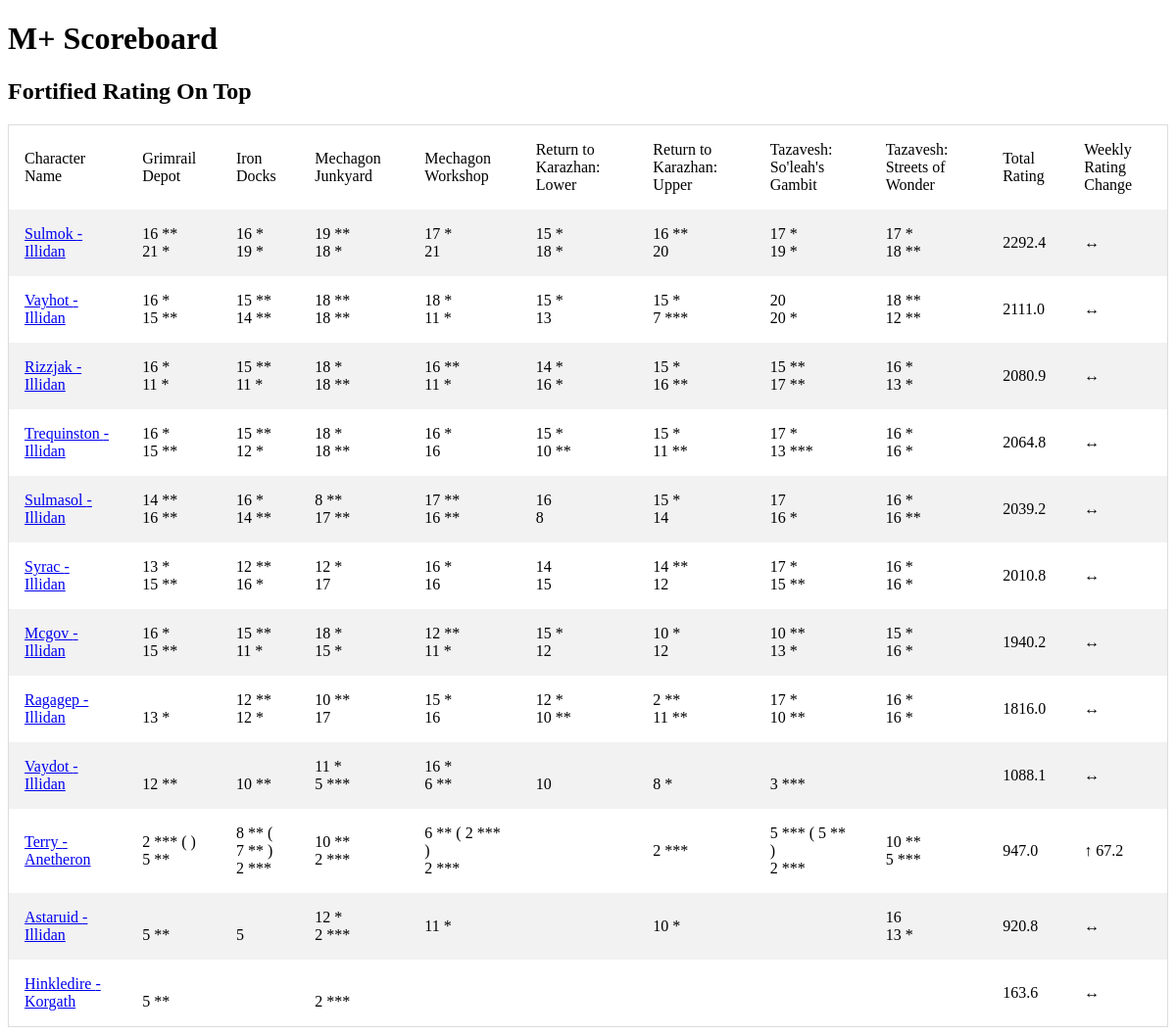
The page / on the database its author committed.
### tables this page shows
CREATE TABLE season_best_pivot_ext(
  name TEXT,
  realm TEXT,
  region TEXT,
  scoreboard_date TEXT,
  total_rating REAL,
  "Tazavesh: So'leah's Gambit Fortified" TEXT,
  "Tazavesh: So'leah's Gambit Tyrannical" TEXT,
  "Tazavesh: Streets of Wonder Fortified" TEXT,
  "Tazavesh: Streets of Wonder Tyrannical" TEXT,
  "Return to Karazhan: Upper Fortified" TEXT,
  "Return to Karazhan: Upper Tyrannical" TEXT,
  "Return to Karazhan: Lower Fortified" TEXT,
  "Return to Karazhan: Lower Tyrannical" TEXT,
  "Iron Docks Fortified" TEXT,
  "Iron Docks Tyrannical" TEXT,
  "Grimrail Depot Fortified" TEXT,
  "Grimrail Depot Tyrannical" TEXT,
  "Mechagon Workshop Fortified" TEXT,
  "Mechagon Workshop Tyrannical" TEXT,
  "Mechagon Junkyard Fortified" TEXT,
  "Mechagon Junkyard Tyrannical" TEXT,
  daily_rating_change,
  pr_GMBT_for TEXT,
  pr_GMBT_tyr TEXT,
  pr_STRT_for TEXT,
  pr_STRT_tyr TEXT,
  pr_UPPR_for TEXT,
  pr_UPPR_tyr TEXT,
  pr_LOWR_for TEXT,
  pr_LOWR_tyr TEXT,
  pr_ID_for TEXT,
  pr_ID_tyr TEXT,
  pr_GD_for TEXT,
  pr_GD_tyr TEXT,
  pr_WKSP_for TEXT,
  pr_WKSP_tyr TEXT,
  pr_JUNK_for TEXT,
  pr_JUNK_tyr TEXT
);

CREATE TABLE base_characters (
                name TEXT
                ,realm TEXT
                ,region TEXT
                ,unique_key TEXT UNIQUE
                );

### app.py (the view)
@app.route('/')
def index():
    conn = create_connection()
    cursor  = conn.cursor()
    data = cursor.execute("""select * from base_characters base left join season_best_pivot_ext piv
    on upper(base.name) = upper(piv.name)
    and upper(base.realm) = upper(piv.realm)
    and upper(base.region) = upper(piv.region)
    where scoreboard_date = (select max(scoreboard_date) from  season_best_pivot)

    order by total_rating desc""")
    print('hi')
    return render_template('index.html',data=data)

### templates/index.html
<!doctype html>
<link rel="stylesheet" href="{{ url_for('static', filename='style.css') }}">
<html>
<h1>M+ Scoreboard</h1>
<h2>Fortified Rating On Top</h2>
<table>
<tr>
    <td>Character Name</td>
    <td>Grimrail Depot</td>
    <td>Iron Docks</td>
    <td>Mechagon Junkyard</td>
    <td>Mechagon Workshop</td>
    <td>Return to Karazhan: Lower</td>
    <td>Return to Karazhan: Upper</td>
    <td>Tazavesh: So'leah's Gambit</td>
    <td>Tazavesh: Streets of Wonder</td>
    <td>Total Rating</td>
    <td>Weekly Rating Change</td>
</tr>
{% for data in data %}
<tr>
    <td><a href="{{url_for('character_name',character_name=data['name'],realm=data['realm'],region=data['region'])}}">{{ data['name'] }} - {{data['realm']}}</a></td>
    <td>{% if data['pr_GD_for'] !=  data['Grimrail Depot Fortified'] %}
    {{ data['Grimrail Depot Fortified']}} ( {{data['pr_GD_for']}}  )
    {% else %}
      {{ data['Grimrail Depot Fortified'] }}
    {% endif %}
    <br>
    {% if data['pr_GD_tyr'] !=  data['Grimrail Depot Tyrannical'] %}
    {{ data['Grimrail Depot Tyrannical']}} ( {{data['pr_GD_tyr']}}
    {% else %}
      {{ data['Grimrail Depot Tyrannical'] }}
    {% endif %}</td>
    <td>{% if data['pr_ID_for'] !=  data['Iron Docks Fortified'] %}
    {{ data['Iron Docks Fortified']}} ( {{data['pr_ID_for']}}  )
    {% else %}
      {{ data['Iron Docks Fortified'] }}
    {% endif %}
    <br>
    {% if data['pr_ID_tyr'] !=  data['Iron Docks Tyrannical'] %}
    {{ data['Iron Docks Tyrannical']}} ( {{data['pr_ID_tyr']}}
    {% else %}
      {{ data['Iron Docks Tyrannical'] }}
    {% endif %}</td>
    <td>{% if data['pr_JUNK_for'] !=  data['Mechagon Junkyard Fortified'] %}
    {{ data['Mechagon Junkyard Fortified']}} ( {{data['pr_JUNK_for']}}  )
    {% else %}
      {{ data['Mechagon Junkyard Fortified'] }}
    {% endif %}
    <br>
    {% if data['pr_JUNK_tyr'] !=  data['Mechagon Junkyard Tyrannical'] %}
    {{ data['Mechagon Junkyard Tyrannical']}} ( {{data['pr_JUNK_tyr']}}
    {% else %}
      {{ data['Mechagon Junkyard Tyrannical'] }}
    {% endif %}</td>
    <td>{% if data['pr_WKSP_for'] !=  data['Mechagon Workshop Fortified'] %}
    {{ data['Mechagon Workshop Fortified']}} ( {{data['pr_WKSP_for']}}  )
    {% else %}
    {{ data['Mechagon Workshop Fortified'] }}
    {% endif %}
    <br>
    {% if data['pr_WKSP_tyr'] !=  data['Mechagon Workshop Tyrannical'] %}
    {{ data['Mechagon Workshop Tyrannical']}} ( {{data['pr_WKSP_tyr']}}
    {% else %}
    {{ data['Mechagon Workshop Tyrannical'] }}
    {% endif %}
    </td>
    <td>{% if data['pr_LOWR_for'] !=  data['Return to Karazhan: Lower Fortified'] %}
    {{ data['Return to Karazhan: Lower Fortified']}} ( {{data['pr_LOWR_for']}}  )
    {% else %}
    {{ data['Return to Karazhan: Lower Fortified'] }}
    {% endif %}
    <br>
    {% if data['pr_LOWR_tyr'] !=  data['Return to Karazhan: Lower Tyrannical'] %}
    {{ data['Return to Karazhan: Lower Tyrannical']}} ( {{data['pr_LOWR_tyr']}}
    {% else %}
    {{ data['Return to Karazhan: Lower Tyrannical'] }}
    {% endif %}</td>
    <td>{% if data['pr_UPPR_for'] !=  data['Return to Karazhan: Upper Fortified'] %}
    {{ data['Return to Karazhan: Upper Fortified']}} ( {{data['pr_UPPR_for']}}  )
    {% else %}
    {{ data['Return to Karazhan: Upper Fortified'] }}
    {% endif %}
    <br>
    {% if data['pr_UPPR_tyr'] !=  data['Return to Karazhan: Upper Tyrannical'] %}
    {{ data['Return to Karazhan: Upper Tyrannical']}} ( {{data['pr_UPPR_tyr']}}
    {% else %}
    {{ data['Return to Karazhan: Upper Tyrannical'] }}
    {% endif %}</td>
    <td>{% if data['pr_GMBT_for'] !=  data['Tazavesh: So\'leah\'s Gambit Fortified'] %}
    {{ data['Tazavesh: So\'leah\'s Gambit Fortified'] }} ( {{data['pr_GMBT_for']}}  )
    {% else %}
      {{ data['Tazavesh: So\'leah\'s Gambit Fortified'] }}
    {% endif %}
    <br>
    {% if data['pr_GMBT_tyr'] !=  data['Tazavesh: So\'leah\'s Gambit Tyrannical'] %}
    {{ data['Tazavesh: So\'leah\'s Gambit Tyrannical'] }} ( {{data['pr_GMBT_tyr']}}  )
    {% else %}
      {{ data['Tazavesh: So\'leah\'s Gambit Tyrannical'] }}
    {% endif %}</td>
    <td>{% if data['pr_STRT_for'] !=  data['Tazavesh: Streets of Wonder Fortified'] %}
    {{ data['Tazavesh: Streets of Wonder Fortified']}} ( {{data['pr_STRT_for']}}  )
    {% else %}
    {{ data['Tazavesh: Streets of Wonder Fortified'] }}
    {% endif %}
    <br>
    {% if data['pr_STRT_tyr'] !=  data['Tazavesh: Streets of Wonder Tyrannical'] %}
    {{ data['Tazavesh: Streets of Wonder Tyrannical']}} ( {{data['pr_STRT_tyr']}}
    {% else %}
    {{ data['Tazavesh: Streets of Wonder Tyrannical'] }}
    {% endif %}</td>
    <td>{{ data['total_rating'] }}</td>
   {% if data['daily_rating_change'] > 0 %}
     <td>&uarr; {{ data['daily_rating_change'] }}</td>
   {% elif data['daily_rating_change']  < 0 %}
     <td>&darr;{{ data['daily_rating_change'] }}</td>
   {% else %}
     <td>&harr;</td>
   {% endif %}
{% endfor %}
</table>
</html>

### static/style.css (style rules this page uses)
table { border-collapse: collapse; border-spacing: 0; width: 100%; border: 1px solid #ddd; }
th, td { text-align: left; padding: 16px; }
tr:nth-child(even) { background-color: #f2f2f2; }

### rows shown on the page
season_best_pivot_ext: name "Sulmok", realm "Illidan", Grimrail Depot Fortified "16 **", Grimrail Depot Tyrannical "21 *", Iron Docks Fortified "16 *", Iron Docks Tyrannical "19 *", Mechagon Junkyard Fortified "19 **", Mechagon Junkyard Tyrannical "18 *", Mechagon Workshop Fortified "17 *", Mechagon Workshop Tyrannical "21", data "15 *", data "18 *", data "16 **", data "20", data "17 *", data "19 *", data "18 **", total_rating "2292.4"
season_best_pivot_ext: name "Vayhot", realm "Illidan", Grimrail Depot Fortified "16 *", Grimrail Depot Tyrannical "15 **", Iron Docks Fortified "15 **", Iron Docks Tyrannical "14 **", Mechagon Junkyard Fortified "18 **", Mechagon Junkyard Tyrannical "18 **", Mechagon Workshop Fortified "18 *", Mechagon Workshop Tyrannical "11 *", data "15 *", data "13", data "7 ***", data "20", data "20 *", data "18 **", data "12 **", total_rating "2111.0"
season_best_pivot_ext: name "Rizzjak", realm "Illidan", Grimrail Depot Fortified "16 *", Grimrail Depot Tyrannical "11 *", Iron Docks Fortified "15 **", Iron Docks Tyrannical "11 *", Mechagon Junkyard Fortified "18 *", Mechagon Junkyard Tyrannical "18 **", Mechagon Workshop Fortified "16 **", Mechagon Workshop Tyrannical "11 *", data "14 *", data "16 *", data "15 *", data "16 **", data "15 **", data "17 **", data "13 *", total_rating "2080.9"
season_best_pivot_ext: name "Trequinston", realm "Illidan", Grimrail Depot Fortified "16 *", Grimrail Depot Tyrannical "15 **", Iron Docks Fortified "15 **", Iron Docks Tyrannical "12 *", Mechagon Junkyard Fortified "18 *", Mechagon Junkyard Tyrannical "18 **", Mechagon Workshop Fortified "16 *", Mechagon Workshop Tyrannical "16", data "15 *", data "10 **", data "11 **", data "17 *", data "13 ***", data "16 *", total_rating "2064.8"
season_best_pivot_ext: name "Sulmasol", realm "Illidan", Grimrail Depot Fortified "14 **", Grimrail Depot Tyrannical "16 **", Iron Docks Fortified "16 *", Iron Docks Tyrannical "14 **", Mechagon Junkyard Fortified "8 **", Mechagon Junkyard Tyrannical "17 **", Mechagon Workshop Fortified "17 **", Mechagon Workshop Tyrannical "16 **", data "16", data "8", data "15 *", data "14", data "17", data "16 *", data "16 **", total_rating "2039.2"
season_best_pivot_ext: name "Syrac", realm "Illidan", Grimrail Depot Fortified "13 *", Grimrail Depot Tyrannical "15 **", Iron Docks Fortified "12 **", Iron Docks Tyrannical "16 *", Mechagon Junkyard Fortified "12 *", Mechagon Junkyard Tyrannical "17", Mechagon Workshop Fortified "16 *", Mechagon Workshop Tyrannical "16", data "14", data "15", data "14 **", data "12", data "17 *", data "15 **", data "16 *", total_rating "2010.8"
season_best_pivot_ext: name "Mcgov", realm "Illidan", Grimrail Depot Fortified "16 *", Grimrail Depot Tyrannical "15 **", Iron Docks Fortified "15 **", Iron Docks Tyrannical "11 *", Mechagon Junkyard Fortified "18 *", Mechagon Junkyard Tyrannical "15 *", Mechagon Workshop Fortified "12 **", Mechagon Workshop Tyrannical "11 *", data "15 *", data "12", data "10 *", data "10 **", data "13 *", data "16 *", total_rating "1940.2"
season_best_pivot_ext: name "Ragagep", realm "Illidan", Grimrail Depot Tyrannical "13 *", Iron Docks Fortified "12 **", Iron Docks Tyrannical "12 *", Mechagon Junkyard Fortified "10 **", Mechagon Junkyard Tyrannical "17", Mechagon Workshop Fortified "15 *", Mechagon Workshop Tyrannical "16", data "12 *", data "10 **", data "2 **", data "11 **", data "17 *", data "16 *", total_rating "1816.0"
season_best_pivot_ext: name "Vaydot", realm "Illidan", Grimrail Depot Tyrannical "12 **", Iron Docks Tyrannical "10 **", Mechagon Junkyard Fortified "11 *", Mechagon Junkyard Tyrannical "5 ***", Mechagon Workshop Fortified "16 *", Mechagon Workshop Tyrannical "6 **", data "10", data "8 *", data "3 ***", total_rating "1088.1"
season_best_pivot_ext: name "Terry", realm "Anetheron", Grimrail Depot Fortified "2 ***", Grimrail Depot Tyrannical "5 **", Iron Docks Fortified "8 **", pr_ID_for "7 **", Iron Docks Tyrannical "2 ***", Mechagon Junkyard Fortified "10 **", Mechagon Junkyard Tyrannical "2 ***", Mechagon Workshop Fortified "6 **", pr_WKSP_for "2 ***", Mechagon Workshop Tyrannical "2 ***", data "2 ***", data "5 ***", pr_GMBT_for "5 **", data "10 **", total_rating "947.0", daily_rating_change "67.2"
season_best_pivot_ext: name "Astaruid", realm "Illidan", Grimrail Depot Tyrannical "5 **", Iron Docks Tyrannical "5", Mechagon Junkyard Fortified "12 *", Mechagon Junkyard Tyrannical "2 ***", Mechagon Workshop Fortified "11 *", data "10 *", data "16", data "13 *", total_rating "920.8"
season_best_pivot_ext: name "Hinkledire", realm "Korgath", Grimrail Depot Tyrannical "5 **", Mechagon Junkyard Tyrannical "2 ***", total_rating "163.6"
